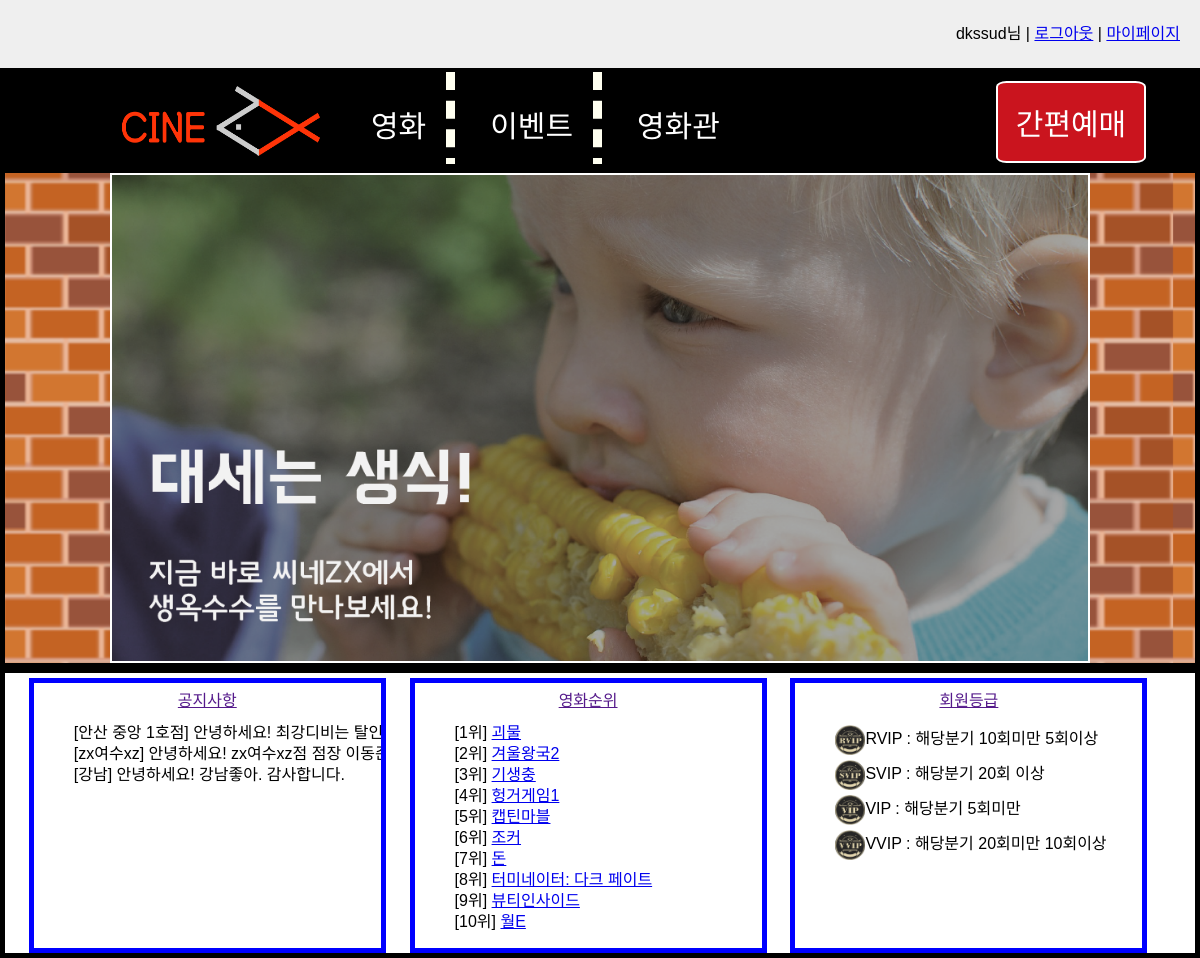
Page /webpage/component/common/cinema_test.php (signed in) on the committed database.
### tables this page shows
CREATE TABLE NOTICE(
  notice_id INT unsigned  auto_increment not NULL,
  cinema_id INT unsigned not null,
  notice_title  varchar(50) not null,
  content text(255) not null,
  notice_date timestamp not NULL default current_timestamp,
  CONSTRAINT PK_NOTICE PRIMARY KEY(notice_id),
  CONSTRAINT FK_NOTICE FOREIGN KEY(cinema_id)
  REFERENCES Cinema(cinema_id) ON UPDATE CASCADE ON DELETE RESTRICT
);

CREATE TABLE Cinema (
    cinema_id int unsigned not null,
    hp varchar(12) null,
    name varchar(50) not null,
    assets bigint unsigned not null default 0,
    area char(10) not null,
    road_address varchar(50) not null,
    detail_address varchar(50) null,
    CONSTRAINT PK_Cinema PRIMARY KEY(cinema_id)
);

CREATE TABLE Movie (
    movie_id int unsigned not null,
    movie_name char(50) not null,
    rating char(10) not null default '전체관람가',
    running_time smallint not null default 0,
    release_date date null,
    distributor varchar(50) null,
    total_audience int unsigned not null default 0,
    contents TEXT(1000)  NOT NULL,
    CONSTRAINT PK_Movie PRIMARY KEY(movie_id)
);

CREATE TABLE Customer_rank(
    rank_name  VARCHAR(10) NOT NULL,
    upgrade_standard  TEXT(1000)  NULL,
    sequence INT NOT NULL,
    CONSTRAINT PK_Customer_rank PRIMARY KEY(rank_name)
);

### webpage/component/common/cinema_test.php (the view, shortened to what this page needs)
<!DOCTYPE html>
<html>
<head>
  <link href="../../styles/common.css" type="text/css" rel="stylesheet" />
  <link href="../../styles/cinema_test_style.css" type="text/css" rel="stylesheet" />
</head>
<body>
  <header class="service_menu">
    <ul id="gnb">
      <?php include "DB_Connect.php";
      include "top_login.php";
      $conn = connect();
      ?>
    </ul>
  </header>
  <?php
  include "../common/navigator.php";
  ?>
  <?php
  for ($i=1; $i <7 ; $i++) {
    ?>
    <div class="ad">
      <div class="mySlides fade">
        <img src="../img/advertisement/ad<?=$i?>.png" />
      </div>
    </div>
  <?php } ?>
  <div class="container">
    <div class="contents">
      <div class="contents_1">
        <a href = "" class = "notice">공지사항</a>
        <ol>
          <?php
          $sql_notice = "select name,content from notice natural join cinema order by notice_date desc limit 5";
          $stmt_notice = $conn->prepare($sql_notice);
          $stmt_notice -> execute();
          $result_notice = $stmt_notice ->fetchAll();
          foreach ($result_notice as $key => $value) {
            ?>
            <li class="notices">[<?=$value['name']?>] <?=$value['content']?></li>
          <?php } ?>
        </ol>
      </div>
      <div class="contents_2">
        <a href="" class="movie_rank">영화순위</a>
        <ol>
          <?php
          $sql_movieranking = "select movie_id,movie_name,total_audience from movie order by total_audience desc limit 10";
          $stmt_movieranking = $conn->prepare($sql_movieranking);
          $stmt_movieranking -> execute();
          $result_movieranking = $stmt_movieranking ->fetchAll();
          foreach ($result_movieranking  as $key => $value) {
            ?>
            <li class="ranking">[<?=$key+1?>위] <a href="../movie/movie.php?id=<?=$value['movie_id']?>"><?=$value['movie_name']?></a></li>
          <?php } ?>
        </ol>
      </div>
      <div class="contents_3">
        <a href="" class="customer_rank">회원등급</a>
        <ol>
          <?php
          $sql_customerrank = "select rank_name,upgrade_standard from customer_rank";
          $stmt_customerrank = $conn->prepare($sql_customerrank);
          $stmt_customerrank -> execute();
          $result_customerrank = $stmt_customerrank ->fetchAll();
          foreach ($result_customerrank  as $key => $value) {
            ?>
            <li class="ranking"><img src="../img/rank/<?=$value['rank_name']?>.png"><?=$value['rank_name']?> : <?=$value['upgrade_standard']?></li>
          <?php } ?>
        </ol>
      </div>
    </div>
  </div>
</body>
</html>

### webpage/component/common/top_login.php (shortened to what this page needs)
<?php
if (!isset($_SESSION['id'])) {
  ?>
  <p><a href="../login/login.php">로그인</a> |
    <a href="../login/register.php">회원가입</a></p>
<?php
} else {
  ?>
  <p><?= $_SESSION['id'] ?>님</a> |
    <a href="../login/logout.php">로그아웃</a> |
    <a href="../mypage/mypage_home.php">마이페이지</a>
  </p>
<?php
}
?>

### webpage/component/common/navigator.php (shortened to what this page needs)
<link href="../../styles/navigator.css" type="text/css" rel="stylesheet" />
<nav class="navbar">
  <a href="../common/cinema_test.php"><img src="../img/logo.png"></a>
  <div class="dropdown">
    <button class="dropbtn" id="first">영화
    </button>
  </div>
  <div class="dropdown" id="second">
    <button class="dropbtn">이벤트
    </button>
  </div>
  <div class="dropdown">
    <button class="dropbtn" id="third">영화관
    </button>
  </div>
  <div class="reserve">
    <button class="reservebtn" onclick="location.href = '../purchase/purchase.php'">
      간편예매
    </button>
  </div>
</nav>

### webpage/styles/common.css (style rules this page uses)
body { line-height: 1; }
body,html { margin:0; }
ol, ul { list-style: none; }
.service_menu { padding-top: 10px; padding-bottom: 10px; padding-right: 20px; background-color: #efefef; overflow: hidden; }
.service_menu ul { list-style: none; margin: 0; padding: 0; float: right; text-align: center; }

### webpage/styles/cinema_test_style.css (style rules this page uses)
.ad { padding-bottom: 10px; height: 500px; border: 5px solid black; text-align: center; background: url('../component/img/advertisement/bg1.png'); background-size: contain; background-repeat: repeat-x; }
.container { border: 5px solid black; margin-left: auto; margin-right: auto; overflow: hidden; float: center; }
.contents { padding-top: 5px; width: 100%; float: center; }
.contents_1, .contents_2, .contents_3 { padding-top: 10px; width: 30%; min-height: 275px; border: 5px solid blue; float: left; text-align: center; margin-left: 2%; }
.ad img { border: solid 2px white; width: 980px; height: 490px; }
* { box-sizing: border-box; }
body { font-family: Verdana, sans-serif; }
.ad { display: none; }
img { vertical-align: middle; }
.fade { -webkit-animation-name: fade; -webkit-animation-duration: 1.5s; animation-name: fade; animation-duration: 1.5s; }
.notices,.ranking { margin-bottom: 5px; width: inherit; text-align: left; white-space: nowrap; overflow: hidden; }
.ranking img { width: 30px; height: 30px; }

### webpage/styles/navigator.css (style rules this page uses)
.navbar img { margin-left: 100px; float: left; width: 200px; height: 70px; }
.navbar { height: 100px; overflow: hidden; background-color: black; font-family: Arial; border: 4px solid black; }
#third { border: none; }
.navbar a { float: left; font-size: 16px; color: white; text-align: center; padding: 14px 16px; text-decoration: none; }
.dropdown { margin-left: 15px; float: left; overflow: hidden; }
.dropdown .dropbtn { margin-left: 5px; font-size: 30px; border-top: none; border-left: none; border-right: 9px dashed ivory; border-bottom: none; outline: none; color: white; padding: 30px 20px; background-color: inherit; font-family: inherit; margin: 0; }
.reservebtn { margin-right: 50px; float: right; font-size: 30px; color: white; background-color: #ca141e; border: 2px solid white; border-radius: 7%; height: 82px; margin-top: 9px; margin-bottom: 9px; width: 150px; font-family: inherit; }

### rows in the picture
notice: cinema.name "안산 중앙 1호점", content "안녕하세요! 최강디비는…"
notice: cinema.name "zx여수xz", content "안녕하세요! zx여수xz점 점장…"
notice: cinema.name "강남", content "안녕하세요! 강남좋아. 감사합니다."
movie: movie_name "괴물"
movie: movie_name "겨울왕국2"
movie: movie_name "기생충"
movie: movie_name "헝거게임1"
movie: movie_name "캡틴마블"
movie: movie_name "조커"
movie: movie_name "돈"
movie: movie_name "터미네이터: 다크 페이트"
movie: movie_name "뷰티인사이드"
movie: movie_name "월E"
customer_rank: rank_name (picture), rank_name "RVIP", upgrade_standard "해당분기 10회미만 5회이상"
customer_rank: rank_name (picture), rank_name "SVIP", upgrade_standard "해당분기 20회 이상"
customer_rank: shows a picture, rank_name "VIP", upgrade_standard "해당분기 5회미만"
customer_rank: rank_name (picture), rank_name "VVIP", upgrade_standard "해당분기 20회미만 10회이상"

### other values in the picture
$_SESSION['id'] "dkssud"
